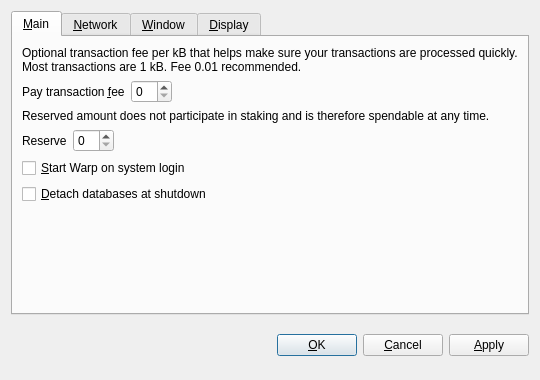
<?xml version="1.0" encoding="UTF-8"?>
<ui version="4.0">
 <class>OptionsDialog</class>
 <widget class="QDialog" name="OptionsDialog">
  <property name="geometry">
   <rect>
    <x>0</x>
    <y>0</y>
    <width>540</width>
    <height>380</height>
   </rect>
  </property>
  <property name="windowTitle">
   <string>Options</string>
  </property>
  <property name="modal">
   <bool>true</bool>
  </property>
  <layout class="QVBoxLayout" name="verticalLayout">
   <item>
    <widget class="QTabWidget" name="tabWidget">
     <property name="tabPosition">
      <enum>QTabWidget::North</enum>
     </property>
     <property name="currentIndex">
      <number>0</number>
     </property>
     <widget class="QWidget" name="tabMain">
      <attribute name="title">
       <string>&amp;Main</string>
      </attribute>
      <layout class="QVBoxLayout" name="verticalLayout_Main">
       <item>
        <widget class="QLabel" name="transactionFeeInfoLabel">
         <property name="text">
          <string>Optional transaction fee per kB that helps make sure your transactions are processed quickly. Most transactions are 1 kB. Fee 0.01 recommended.</string>
         </property>
         <property name="textFormat">
          <enum>Qt::PlainText</enum>
         </property>
         <property name="wordWrap">
          <bool>true</bool>
         </property>
        </widget>
       </item>
       <item>
        <layout class="QHBoxLayout" name="horizontalLayoutFee">
         <item>
          <widget class="QLabel" name="transactionFeeLabel">
           <property name="text">
            <string>Pay transaction &amp;fee</string>
           </property>
           <property name="textFormat">
            <enum>Qt::PlainText</enum>
           </property>
           <property name="buddy">
            <cstring>transactionFee</cstring>
           </property>
          </widget>
         </item>
         <item>
          <widget class="BitcoinAmountField" name="transactionFee"/>
         </item>
         <item>
          <spacer name="horizontalSpacerFee">
           <property name="orientation">
            <enum>Qt::Horizontal</enum>
           </property>
           <property name="sizeHint" stdset="0">
            <size>
             <width>40</width>
             <height>20</height>
            </size>
           </property>
          </spacer>
         </item>
        </layout>
       </item>
       <item>
        <widget class="QLabel" name="reserveBalanceInfoLabel">
         <property name="text">
          <string>Reserved amount does not participate in staking and is therefore spendable at any time.</string>
         </property>
         <property name="textFormat">
          <enum>Qt::PlainText</enum>
         </property>
         <property name="wordWrap">
          <bool>true</bool>
         </property>
        </widget>
       </item>
       <item>
        <layout class="QHBoxLayout" name="horizontalLayoutReserveBalance">
         <item>
          <widget class="QLabel" name="reserveBalanceLabel">
           <property name="text">
            <string>Reserve</string>
           </property>
           <property name="textFormat">
            <enum>Qt::PlainText</enum>
           </property>
           <property name="buddy">
            <cstring>reserveBalance</cstring>
           </property>
          </widget>
         </item>
         <item>
          <widget class="BitcoinAmountField" name="reserveBalance"/>
         </item>
         <item>
          <spacer name="horizontalSpacerReserveBalance">
           <property name="orientation">
            <enum>Qt::Horizontal</enum>
           </property>
           <property name="sizeHint" stdset="0">
            <size>
             <width>40</width>
             <height>20</height>
            </size>
           </property>
          </spacer>
         </item>
        </layout>
       </item>
       <item>
        <widget class="QCheckBox" name="bitcoinAtStartup">
         <property name="toolTip">
          <string>Automatically start Warp after logging in to the system.</string>
         </property>
         <property name="text">
          <string>&amp;Start Warp on system login</string>
         </property>
        </widget>
       </item>
       <item>
        <widget class="QCheckBox" name="detachDatabases">
         <property name="toolTip">
          <string>Detach block and address databases at shutdown. This means they can be moved to another data directory, but it slows down shutdown. The wallet is always detached.</string>
         </property>
         <property name="text">
          <string>&amp;Detach databases at shutdown</string>
         </property>
        </widget>
       </item>
       <item>
        <spacer name="verticalSpacer_Main">
         <property name="orientation">
          <enum>Qt::Vertical</enum>
         </property>
         <property name="sizeHint" stdset="0">
          <size>
           <width>20</width>
           <height>40</height>
          </size>
         </property>
        </spacer>
       </item>
      </layout>
     </widget>
     <widget class="QWidget" name="tabNetwork">
      <attribute name="title">
       <string>&amp;Network</string>
      </attribute>
      <layout class="QVBoxLayout" name="verticalLayout_Network">
       <item>
        <widget class="QCheckBox" name="mapPortUpnp">
         <property name="toolTip">
          <string>Automatically open the Warp client port on the router. This only works when your router supports UPnP and it is enabled.</string>
         </property>
         <property name="text">
          <string>Map port using &amp;UPnP</string>
         </property>
        </widget>
       </item>
       <item>
        <widget class="QCheckBox" name="connectSocks">
         <property name="toolTip">
          <string>Connect to the Warp network through a SOCKS proxy (e.g. when connecting through Tor).</string>
         </property>
         <property name="text">
          <string>&amp;Connect through SOCKS proxy:</string>
         </property>
        </widget>
       </item>
       <item>
        <layout class="QHBoxLayout" name="horizontalLayout_Network">
         <item>
          <widget class="QLabel" name="proxyIpLabel">
           <property name="text">
            <string>Proxy &amp;IP:</string>
           </property>
           <property name="textFormat">
            <enum>Qt::PlainText</enum>
           </property>
           <property name="buddy">
            <cstring>proxyIp</cstring>
           </property>
          </widget>
         </item>
         <item>
          <widget class="QValidatedLineEdit" name="proxyIp">
           <property name="maximumSize">
            <size>
             <width>140</width>
             <height>16777215</height>
            </size>
           </property>
           <property name="toolTip">
            <string>IP address of the proxy (e.g. 127.0.0.1)</string>
           </property>
          </widget>
         </item>
         <item>
          <widget class="QLabel" name="proxyPortLabel">
           <property name="text">
            <string>&amp;Port:</string>
           </property>
           <property name="textFormat">
            <enum>Qt::PlainText</enum>
           </property>
           <property name="buddy">
            <cstring>proxyPort</cstring>
           </property>
          </widget>
         </item>
         <item>
          <widget class="QLineEdit" name="proxyPort">
           <property name="maximumSize">
            <size>
             <width>55</width>
             <height>16777215</height>
            </size>
           </property>
           <property name="toolTip">
            <string>Port of the proxy (e.g. 9050)</string>
           </property>
          </widget>
         </item>
         <item>
          <widget class="QLabel" name="socksVersionLabel">
           <property name="text">
            <string>SOCKS &amp;Version:</string>
           </property>
           <property name="textFormat">
            <enum>Qt::PlainText</enum>
           </property>
           <property name="buddy">
            <cstring>socksVersion</cstring>
           </property>
          </widget>
         </item>
         <item>
          <widget class="QValueComboBox" name="socksVersion">
           <property name="toolTip">
            <string>SOCKS version of the proxy (e.g. 5)</string>
           </property>
          </widget>
         </item>
         <item>
          <spacer name="horizontalSpacer_Network">
           <property name="orientation">
            <enum>Qt::Horizontal</enum>
           </property>
           <property name="sizeHint" stdset="0">
            <size>
             <width>40</width>
             <height>20</height>
            </size>
           </property>
          </spacer>
         </item>
        </layout>
       </item>
       <item>
        <spacer name="verticalSpacer_Network">
         <property name="orientation">
          <enum>Qt::Vertical</enum>
         </property>
         <property name="sizeHint" stdset="0">
          <size>
           <width>20</width>
           <height>40</height>
          </size>
         </property>
        </spacer>
       </item>
      </layout>
     </widget>
     <widget class="QWidget" name="tabWindow">
      <attribute name="title">
       <string>&amp;Window</string>
      </attribute>
      <layout class="QVBoxLayout" name="verticalLayout_Window">
       <item>
        <widget class="QCheckBox" name="minimizeToTray">
         <property name="toolTip">
          <string>Show only a tray icon after minimizing the window.</string>
         </property>
         <property name="text">
          <string>&amp;Minimize to the tray instead of the taskbar</string>
         </property>
        </widget>
       </item>
       <item>
        <widget class="QCheckBox" name="minimizeOnClose">
         <property name="toolTip">
          <string>Minimize instead of exit the application when the window is closed. When this option is enabled, the application will be closed only after selecting Quit in the menu.</string>
         </property>
         <property name="text">
          <string>M&amp;inimize on close</string>
         </property>
        </widget>
       </item>
       <item>
        <spacer name="verticalSpacer_Window">
         <property name="orientation">
          <enum>Qt::Vertical</enum>
         </property>
         <property name="sizeHint" stdset="0">
          <size>
           <width>20</width>
           <height>40</height>
          </size>
         </property>
        </spacer>
       </item>
      </layout>
     </widget>
     <widget class="QWidget" name="tabDisplay">
      <attribute name="title">
       <string>&amp;Display</string>
      </attribute>
      <layout class="QVBoxLayout" name="verticalLayout_Display">
       <item>
        <layout class="QHBoxLayout" name="horizontalLayout_1_Display">
         <item>
          <widget class="QLabel" name="langLabel">
           <property name="text">
            <string>User Interface &amp;language:</string>
           </property>
           <property name="textFormat">
            <enum>Qt::PlainText</enum>
           </property>
           <property name="buddy">
            <cstring>lang</cstring>
           </property>
          </widget>
         </item>
         <item>
          <widget class="QValueComboBox" name="lang">
           <property name="toolTip">
            <string>The user interface language can be set here. This setting will take effect after restarting Warp.</string>
           </property>
          </widget>
         </item>
        </layout>
       </item>
       <item>
        <layout class="QHBoxLayout" name="horizontalLayout_2_Display">
         <item>
          <widget class="QLabel" name="unitLabel">
           <property name="text">
            <string>&amp;Unit to show amounts in:</string>
           </property>
           <property name="textFormat">
            <enum>Qt::PlainText</enum>
           </property>
           <property name="buddy">
            <cstring>unit</cstring>
           </property>
          </widget>
         </item>
         <item>
          <widget class="QValueComboBox" name="unit">
           <property name="toolTip">
            <string>Choose the default subdivision unit to show in the interface and when sending coins.</string>
           </property>
          </widget>
         </item>
        </layout>
       </item>
       <item>
        <widget class="QCheckBox" name="displayAddresses">
         <property name="toolTip">
          <string>Whether to show Warp addresses in the transaction list or not.</string>
         </property>
         <property name="text">
          <string>&amp;Display addresses in transaction list</string>
         </property>
        </widget>
       </item>
       <item>
        <widget class="QCheckBox" name="coinControlFeatures">
         <property name="toolTip">
          <string>Whether to show coin control features or not.</string>
         </property>
         <property name="text">
          <string>Display coin &amp;control features (experts only!)</string>
         </property>
        </widget>
       </item>
       <item>
        <spacer name="verticalSpacer_Display">
         <property name="orientation">
          <enum>Qt::Vertical</enum>
         </property>
         <property name="sizeHint" stdset="0">
          <size>
           <width>20</width>
           <height>40</height>
          </size>
         </property>
        </spacer>
       </item>
      </layout>
     </widget>
    </widget>
   </item>
   <item>
    <layout class="QHBoxLayout" name="horizontalLayout_Buttons">
     <item>
      <spacer name="horizontalSpacer_1">
       <property name="orientation">
        <enum>Qt::Horizontal</enum>
       </property>
       <property name="sizeHint" stdset="0">
        <size>
         <width>40</width>
         <height>48</height>
        </size>
       </property>
      </spacer>
     </item>
     <item>
      <widget class="QLabel" name="statusLabel">
       <property name="font">
        <font>
         <weight>75</weight>
         <bold>true</bold>
        </font>
       </property>
       <property name="text">
        <string/>
       </property>
       <property name="textFormat">
        <enum>Qt::PlainText</enum>
       </property>
       <property name="wordWrap">
        <bool>true</bool>
       </property>
      </widget>
     </item>
     <item>
      <spacer name="horizontalSpacer_2">
       <property name="orientation">
        <enum>Qt::Horizontal</enum>
       </property>
       <property name="sizeHint" stdset="0">
        <size>
         <width>40</width>
         <height>48</height>
        </size>
       </property>
      </spacer>
     </item>
     <item>
      <widget class="QPushButton" name="okButton">
       <property name="text">
        <string>&amp;OK</string>
       </property>
      </widget>
     </item>
     <item>
      <widget class="QPushButton" name="cancelButton">
       <property name="text">
        <string>&amp;Cancel</string>
       </property>
       <property name="autoDefault">
        <bool>false</bool>
       </property>
      </widget>
     </item>
     <item>
      <widget class="QPushButton" name="applyButton">
       <property name="text">
        <string>&amp;Apply</string>
       </property>
       <property name="autoDefault">
        <bool>false</bool>
       </property>
      </widget>
     </item>
    </layout>
   </item>
  </layout>
 </widget>
 <customwidgets>
  <customwidget>
   <class>BitcoinAmountField</class>
   <extends>QSpinBox</extends>
   <header>bitcoinamountfield.h</header>
  </customwidget>
  <customwidget>
   <class>QValueComboBox</class>
   <extends>QComboBox</extends>
   <header>qvaluecombobox.h</header>
  </customwidget>
  <customwidget>
   <class>QValidatedLineEdit</class>
   <extends>QLineEdit</extends>
   <header>qvalidatedlineedit.h</header>
  </customwidget>
 </customwidgets>
 <resources/>
 <connections/>
</ui>
